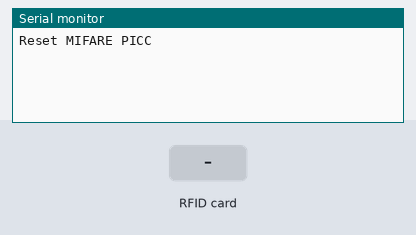
A sketch run on a simulated Arduino Uno, built with avr-gcc and run on an emulated ATmega328P. Parts: the last lines printed to the serial monitor. Inputs (shaded band) come from the test bench.

Above: at 1.2 s.
1.3 s: RFID card 5E 7A 19 C4 held to the reader
At 1.37 s:
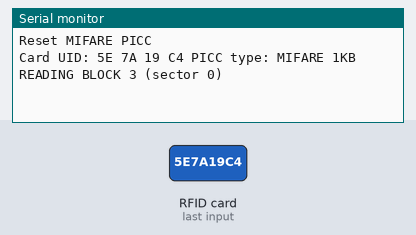
At 4.0 s:
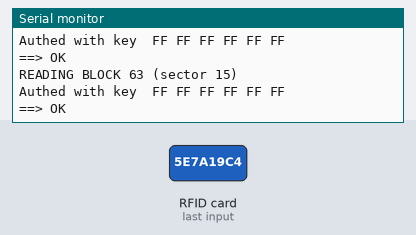

Measured:
- after the input at 1.3 s, the serial monitor: prints a new line at once (image 1)

The sketch:

reset_nfc.ino
```cpp
#include <SPI.h>
#include <MFRC522.h>

constexpr uint8_t RST_PIN = 9;     // Configurable, see typical pin layout above
constexpr uint8_t SS_PIN = 10;     // Configurable, see typical pin layout above

MFRC522 mfrc522(SS_PIN, RST_PIN);   // Create MFRC522 instance

constexpr uint8_t NR_KNOWN_KEYS = 8;
byte knownKeys[NR_KNOWN_KEYS][MFRC522::MF_KEY_SIZE] =  {
    {0xff, 0xff, 0xff, 0xff, 0xff, 0xff}, // FF FF FF FF FF FF = factory default
    {0xa0, 0xa1, 0xa2, 0xa3, 0xa4, 0xa5}, // A0 A1 A2 A3 A4 A5
    {0xb0, 0xb1, 0xb2, 0xb3, 0xb4, 0xb5}, // B0 B1 B2 B3 B4 B5
    {0x4d, 0x3a, 0x99, 0xc3, 0x51, 0xdd}, // 4D 3A 99 C3 51 DD
    {0x1a, 0x98, 0x2c, 0x7e, 0x45, 0x9a}, // 1A 98 2C 7E 45 9A
    {0xd3, 0xf7, 0xd3, 0xf7, 0xd3, 0xf7}, // D3 F7 D3 F7 D3 F7
    {0xaa, 0xbb, 0xcc, 0xdd, 0xee, 0xff}, // AA BB CC DD EE FF
    {0x00, 0x00, 0x00, 0x00, 0x00, 0x00} // 00 00 00 00 00 00
};

MFRC522::MIFARE_Key key;
byte buffer[16]={0xFF, 0xFF, 0xFF, 0xFF, 0xFF, 0xFF, 0xFF, 0x07, 0x80, 0x69, 0xFF, 0xFF, 0xFF, 0xFF, 0xFF, 0xFF};
bool alreadyAuthed=false;

void setup() {
  Serial.begin(9600);        // Initialize serial communications with the PC
  SPI.begin();               // Init SPI bus
  mfrc522.PCD_Init();        // Init MFRC522 card
  Serial.println(F("Reset MIFARE PICC "));
}

void dump_byte_array(byte *buffer, byte bufferSize) {
    for (byte i = 0; i < bufferSize; i++) {
        Serial.print(buffer[i] < 0x10 ? " 0" : " ");
        Serial.print(buffer[i], HEX);
    }
}

bool testAuth(byte block)
{
  for (byte k = 0; k < NR_KNOWN_KEYS; k++) {
    for (byte i = 0; i < MFRC522::MF_KEY_SIZE; i++) {
        key.keyByte[i] = knownKeys[k][i];
    }
    if(alreadyAuthed){
      // http://arduino.stackexchange.com/a/14316
      if ( ! mfrc522.PICC_IsNewCardPresent()){
        Serial.println("CARD MISSING");
        return false;
      }
      if ( ! mfrc522.PICC_ReadCardSerial()){
        Serial.println("CARD MISSING");
        return false;
      }
    }
    alreadyAuthed=true;
    MFRC522::StatusCode status = mfrc522.PCD_Authenticate(MFRC522::PICC_CMD_MF_AUTH_KEY_A, block, &key, &(mfrc522.uid));
    if (status != MFRC522::STATUS_OK) {
      //Serial.print(F("PCD_Authenticate() failed: "));
      //Serial.println(mfrc522.GetStatusCodeName(status));
    }else{
      Serial.print("Authed with key ");
      dump_byte_array(key.keyByte, MFRC522::MF_KEY_SIZE);
      Serial.println();
      return true;
    }
  }
  return false;
}

bool authWrite(byte block, byte *buffer, byte len)
{
  MFRC522::StatusCode status;
  if(testAuth(block)==false){
    return false;
  }
  alreadyAuthed=false;
  // Write block
  status = mfrc522.MIFARE_Write(block, buffer, len);
  if (status != MFRC522::STATUS_OK) {
    Serial.print(F("MIFARE_Write() failed: "));
    Serial.println(mfrc522.GetStatusCodeName(status));
    return false;
  }
  return true;
}

void loop() {
  // Look for new cards
  if ( ! mfrc522.PICC_IsNewCardPresent()) {
    return;
  }

  // Select one of the cards
  if ( ! mfrc522.PICC_ReadCardSerial()) {
    return;
  }

  Serial.print(F("Card UID:"));    //Dump UID
  for (byte i = 0; i < mfrc522.uid.size; i++) {
    Serial.print(mfrc522.uid.uidByte[i] < 0x10 ? " 0" : " ");
    Serial.print(mfrc522.uid.uidByte[i], HEX);
  }
  Serial.print(F(" PICC type: "));   // Dump PICC type
  MFRC522::PICC_Type piccType = mfrc522.PICC_GetType(mfrc522.uid.sak);
  Serial.println(mfrc522.PICC_GetTypeName(piccType));

  for(int i=3;i<64;i+=4){
    byte sector=i/4;
    Serial.print("READING BLOCK ");
    Serial.print(i);
    Serial.print(" (sector ");
    Serial.print(sector);
    Serial.println(")");
    if(authWrite(i, buffer, 16)){
        Serial.println("==> OK");
      }else{
        Serial.println("==> ERROR");
      }
  }

  mfrc522.PICC_HaltA(); // Halt PICC
  mfrc522.PCD_StopCrypto1();  // Stop encryption on PCD

}
```
